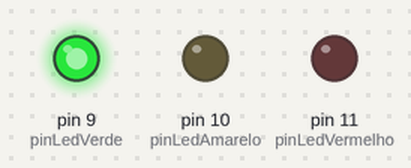
This sketch was run on a simulated Arduino Uno, built with avr-gcc and run on an emulated ATmega328P. Parts: output pins drawn as LEDs (lit = HIGH).

Above: at 1.0 s.
At 2.5 s:
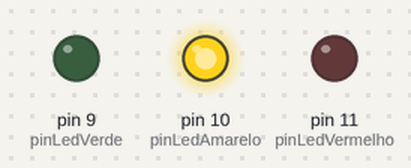
At 4.5 s:
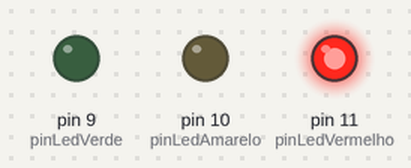
Timing chart, 0 to 7.8 s (numbered marks = the images above):
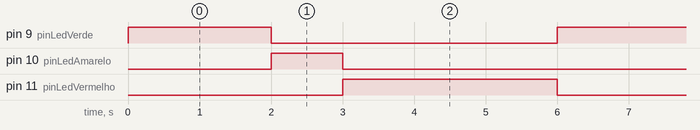

Measured:
- by itself, pin 9 (pinLedVerde): alternates HIGH for 2.0 s and LOW for 4.0 s
- by itself, pin 10 (pinLedAmarelo): alternates HIGH for 1.0 s and LOW for 5.0 s
- by itself, pin 11 (pinLedVermelho): alternates HIGH for 3.0 s and LOW for 3.0 s

The sketch:

experimento1.ino
```cpp
int pinLedVermelho = 11;
int pinLedAmarelo = 10;
int pinLedVerde = 9;

void setup() {
  // Configurações iniciais
  pinMode(pinLedVermelho, OUTPUT);
  pinMode(pinLedAmarelo, OUTPUT);
  pinMode(pinLedVerde, OUTPUT);
}

void loop() {

  // O led verde fica aceso por 2 segundos
  digitalWrite(pinLedVerde, HIGH);
  delay(2000);
  digitalWrite(pinLedVerde, LOW);

  // O led amarelo fica aceso por 1 segundo
  digitalWrite(pinLedAmarelo, HIGH);
  delay(1000);
  digitalWrite(pinLedAmarelo, LOW);

  // O led vermelho fica aceso por 3 segundos
  digitalWrite(pinLedVermelho, HIGH);
  delay(3000);
  digitalWrite(pinLedVermelho, LOW);

}
```
